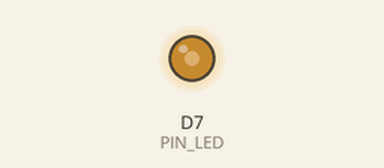
Bench run of a sketch on a simulated ESP8266 (NodeMCU). Shown: output pins drawn as LEDs (lit = HIGH).

Above: at 0.05 s.
At 2.7 s:
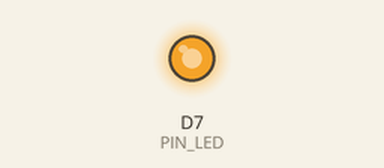
At 5.4 s:
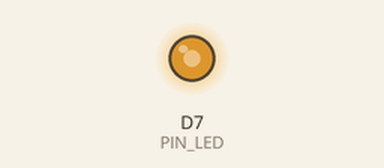
At 11.7 s:
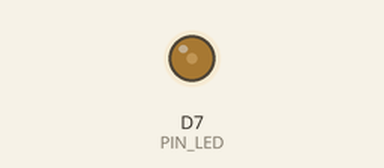
Timing chart, 0 to 17.3 s (numbered marks = the images above):
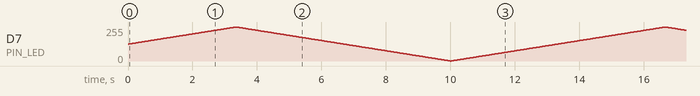

The sketch:

lab4part2.ino
```cpp
/*
 * lab4part2.ino
 *
 * Gradually increases and decreases the LED brightness using PWM.
 *
 * Author: Charles Jensen
 * Created: 2025-04-17
 * Last Modified: 2025-04-17
 */

// Pin assignments
const int PIN_LED = D7;

// Constants
const int MAX_DUTY_CYCLE = 255;
const int MIN_DUTY_CYCLE = 0;
const int PULSE_THRESHOLD_MS = 25; // Time between brightness steps

// Global state
int g_current_duty_cycle = 127; // Initial PWM brightness
int g_pulse_direction = 1;      // Direction of brightness change

void setup()
{
  Serial.begin(115200);
  pinMode(PIN_LED, OUTPUT);
  analogWrite(PIN_LED, g_current_duty_cycle);
}

void loop()
{
  static int s_last_pulse_update_ms = 0; // Time of last PWM update
  int current_time_ms = millis();

  // Reverse direction at bounds
  if (g_current_duty_cycle <= MIN_DUTY_CYCLE)
  {
    g_pulse_direction = 1;
  }
  else if (g_current_duty_cycle >= MAX_DUTY_CYCLE)
  {
    g_pulse_direction = -1;
  }

  // Update PWM when threshold passed
  if (current_time_ms - s_last_pulse_update_ms > PULSE_THRESHOLD_MS)
  {
    g_current_duty_cycle += g_pulse_direction;
    analogWrite(PIN_LED, g_current_duty_cycle);
    s_last_pulse_update_ms = current_time_ms;
  }
}
```
